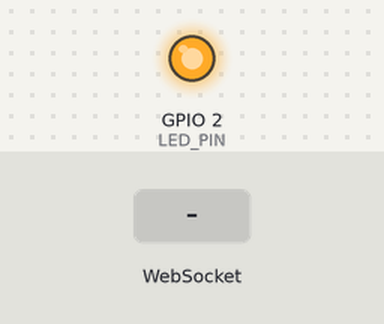
A sketch run on a simulated ESP8266 (NodeMCU). Parts: output pins drawn as LEDs (lit = HIGH). Dashed ring = blinking. The test bench sets the inputs (shaded band). WiFi joins after 1.5 s; servers stay silent unless stated; what the sketch prints to the serial monitor is not drawn.

Above: at 2.7 s.
2.8 s: WebSocket text "5" received
At 3.2 s:
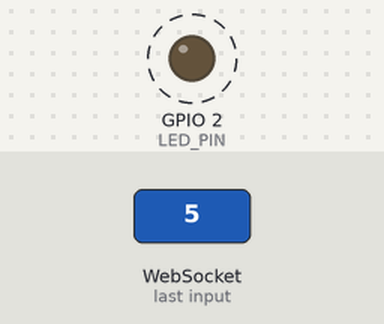
5.8 s: WebSocket text "90" received
Timing chart, 0 to 14.8 s (numbered marks = the images above; inputs shaded):
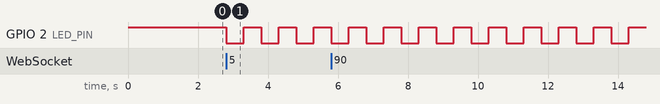

Measured:
- after the input at 2.8 s, GPIO 2 (LED_PIN): alternates HIGH for 0.50 s and LOW for 0.50 s, starting at once

The sketch:

CONTROL_LED.ino
```cpp
#include <ESP8266WiFi.h>
#include <WebSocketsServer.h>

#define BAUD_RATE 115200
#define WS_PORT 81
#define LED_PIN 2  //1

const char* ssid = "Top";       //ชื่อของ WiFi
const char* password = "top54811";   //รหัสผ่านของ WiFi

WebSocketsServer webSocket = WebSocketsServer(WS_PORT);  //ชนิด - ชื่อตัวแปร - Opject [1-2-3] //1
int number;

void setup() {
  pinMode(LED_PIN, OUTPUT);  //2
  digitalWrite(LED_PIN, HIGH); //3
  Serial.begin(BAUD_RATE);
  delay(10);
  Serial.println('\n');
  Serial.println("Connecting to WiFi");
  WiFi.begin(ssid, password);
  while (WiFi.status() != WL_CONNECTED) {
    delay(500);
    Serial.print(".");
  }
  Serial.println('\n');
  Serial.println("Connected to WiFi");
  Serial.print("IP Address: ");
  Serial.println(WiFi.localIP());
  webSocket.begin();
  webSocket.onEvent(webSocketEvent);

}

void webSocketEvent(uint8_t num, WStype_t type, uint8 * payload, size_t length) {
  switch (type) {
  case WStype_TEXT:
    Serial.printf("[%u] Text: %s\n", num, payload);
    number = atoi((char *)payload);
    for (int i = 0; i < number; i++) {
        digitalWrite(LED_PIN, LOW); // Turn LED on
        delay(500); // Wait for 500 milliseconds
        digitalWrite(LED_PIN, HIGH); // Turn LED off
        delay(500); // Wait for 500 milliseconds
      }
    break;
  case WStype_CONNECTED: {
    IPAddress ip = webSocket.remoteIP(num);
    Serial.printf("[%u] Connection from %d.%d.%d.%d\n", num, ip[0], ip[1], ip[2], ip[3]);
    webSocket.sendTXT(num, "Hello from 8266");
  }
    break;
  case WStype_DISCONNECTED:
    Serial.printf("[%u] Disconnected\n", num);
    break;
  }
}

void loop() {
  webSocket.loop();
}
```
